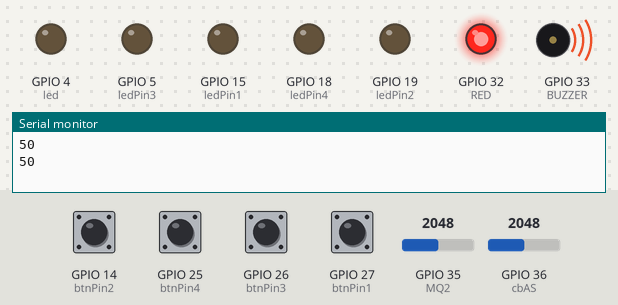
Bench run of a sketch on a simulated ESP32. On the bench: output pins drawn as LEDs (lit = HIGH), buzzer (waves = sounding, pin HIGH), the last lines printed to the serial monitor. Inputs (shaded band) come from the test bench; at power-on: GPIO 14 (btnPin2), GPIO 25 (btnPin4), GPIO 26 (btnPin3), GPIO 27 (btnPin1) HIGH, GPIO 36 (cbAS) = 2048, GPIO 35 (MQ2) = 2048. WiFi joins after 1.5 s; servers stay silent unless stated.

Above: at 3.0 s.
3.1 s: GPIO 36 (cbAS) set to 3221
5.0 s: GPIO 36 (cbAS) set to 3308
At 6.6 s:
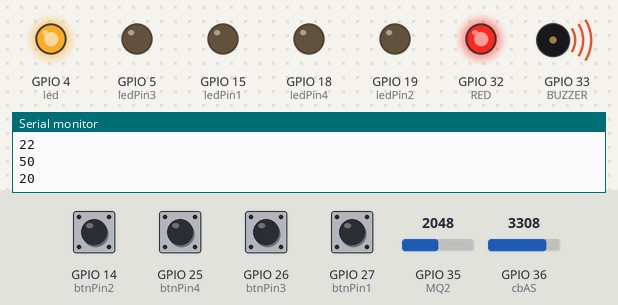
7.3 s: GPIO 14 (btnPin2) pulled LOW for 0.15 s
At 8.4 s:
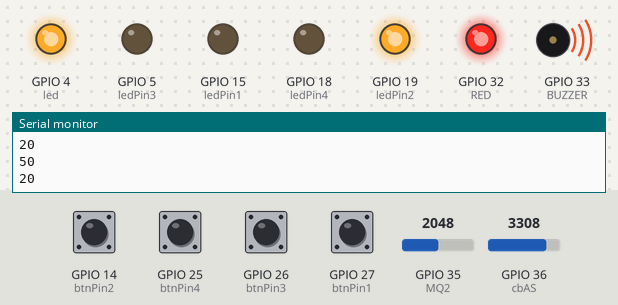
8.9 s: GPIO 35 (MQ2) set to 888
11.0 s: GPIO 35 (MQ2) set to 793
At 12.3 s:
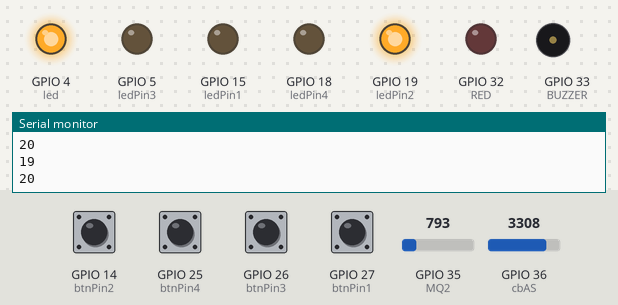
13.3 s: GPIO 25 (btnPin4) pulled LOW for 0.15 s
At 14.2 s:
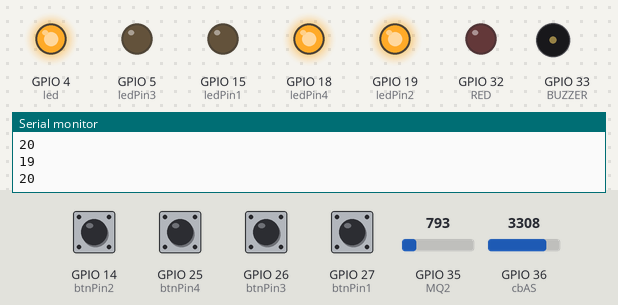
Timing chart, 0 to 15.9 s (numbered marks = the images above; inputs shaded):
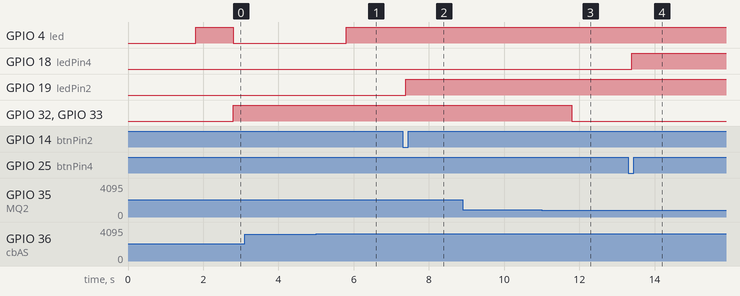

Measured:
- the behaviour switches between 3275 and 3276 on GPIO 36 (cbAS) (found by bisection; images 0 and 1)
- the behaviour switches between 860 and 859 on GPIO 35 (MQ2) (found by bisection; images 2 and 3)
- after the input at 5.0 s, GPIO 4 (led): LOW → HIGH after 0.81 s
- after the input at 7.3 s, GPIO 19 (ledPin2): LOW → HIGH after 0.09 s
- after the input at 11.0 s, GPIO 32 (RED), GPIO 33 (BUZZER): HIGH → LOW after 0.80 s
- after the input at 13.3 s, GPIO 18 (ledPin4): LOW → HIGH after 0.09 s

The sketch:

Code.ino
```cpp
#define BLYNK_TEMPLATE_ID "TMPL6l8l0Rp1Y"
#define BLYNK_TEMPLATE_NAME "MQ2"
#define BLYNK_AUTH_TOKEN "BIGPpTT1to-rCRLwEntgMoAcsyQFq4kL"

#include <WiFi.h>
#include <SPI.h>
#include <WiFiClient.h>
#include <BlynkSimpleEsp32.h>
//#include <AceButton.h>
//using namespace ace_button;
#define BLYNK_PRINT Serial
BlynkTimer timer;
//---------------------------------------
char auth[] = BLYNK_AUTH_TOKEN;
char ssid[] = "LAPTOP-QGB1D019 6978";
char pass[] = "12345678";
//---------------------------------------
//----------CHÂN LED VÀ BUTTON-----------
WidgetLED led1(V1);       //LED BLYNK
WidgetLED led2(V3);
WidgetLED led3(V5);
WidgetLED led4(V7);
const int ledPin1 = 15;    //CHÂN LED
const int ledPin2 = 19;
const int ledPin3 = 5;
const int ledPin4 = 18;
const int btnPin1 = 27;   //CHÂN BUTTON
const int btnPin2 = 14;
const int btnPin3 = 26;
const int btnPin4 = 25;
int ledState1 = LOW;      //TRẠNG THÁI LED
int ledState2 = LOW;
int ledState3 = LOW;
int ledState4 = LOW;
int btnState1 = HIGH;     //TRẠNG THÁI BUTTON
int btnState2 = HIGH;
int btnState3 = HIGH;
int btnState4 = HIGH;
//---------CHÂN CẢM BIẾN ÁNH SÁNG--------
#define cbAS 36
#define led 4
int value;
//-----------CHÂN CẢM BIẾN KHÓI----------
#define MQ2 35
#define RED 32
#define BUZZER 33
int sensorValue = 0;
boolean state = false;
//---------------------------------------
BLYNK_CONNECTED() {
  Blynk.syncVirtual(V2);
  Blynk.syncVirtual(V4);
  Blynk.syncVirtual(V6);
  Blynk.syncVirtual(V8);
}
//---------------------------------------
BLYNK_WRITE(V2) {
  ledState1 = param.asInt();
  if(ledState1)
  {
    digitalWrite(ledPin1, ledState1);
    led1.on();
  }
  else{
    digitalWrite(ledPin1, ledState1);
    led1.off();
  }
}
BLYNK_WRITE(V4) {
  ledState2 = param.asInt();
  if(ledState2)
  {
    digitalWrite(ledPin2, ledState2);
    led2.on();
  }
  else{
    digitalWrite(ledPin2, ledState2);
    led2.off();
  }
}
BLYNK_WRITE(V6) {
  ledState3 = param.asInt();
  if(ledState3)
  {
    digitalWrite(ledPin3, ledState3);
    led3.on();
  }
  else{
    digitalWrite(ledPin3, ledState3);
    led3.off();
  }
}
BLYNK_WRITE(V8) {
  ledState4 = param.asInt();
  if(ledState4)
  {
    digitalWrite(ledPin4, ledState4);
    led4.on();
  }
  else{
    digitalWrite(ledPin4, ledState4);
    led4.off();
  }
}
//---------------------------------------
void setup(){
  Serial.begin(9600);
  Blynk.begin(auth, ssid, pass);
  //
  pinMode(cbAS, INPUT);
  pinMode(led, OUTPUT);
  digitalWrite(led, HIGH);
  //
  pinMode(RED, OUTPUT);
  pinMode(BUZZER, OUTPUT);
  pinMode(MQ2, INPUT);
  digitalWrite(RED, LOW);
  //
  pinMode(ledPin1, OUTPUT);
  pinMode(btnPin1, INPUT_PULLUP);
  digitalWrite(ledPin1, ledState1);
  pinMode(ledPin2, OUTPUT);
  pinMode(btnPin2, INPUT_PULLUP);
  digitalWrite(ledPin2, ledState2);
  pinMode(ledPin3, OUTPUT);
  pinMode(btnPin3, INPUT_PULLUP);
  digitalWrite(ledPin3, ledState3);
  pinMode(ledPin4, OUTPUT);
  pinMode(btnPin4, INPUT_PULLUP);
  digitalWrite(ledPin4, ledState4);
  //
  timer.setInterval(1000L, sendUptime);
}

//CODE CẢM BIẾN KHÓI - KHÍ GAS
void sendUptime()
{
  //--------------------------------------------------
  sensorValue = map(analogRead(MQ2), 0, 4095, 0, 100);
  int doc = analogRead(cbAS);
  value = 100 - map(doc,0, 4095, 0, 100);
  Blynk.virtualWrite(V0, sensorValue);
  Blynk.virtualWrite(V9, value);
  Serial.println(sensorValue);
  Serial.println(value);
  if (sensorValue > 20)
  {
    Blynk.logEvent("gas_alert","Gas Leakage Detected"); //
    digitalWrite(RED, HIGH);
    digitalWrite(BUZZER, HIGH);
  }
  else
  {
    digitalWrite(RED, LOW);
    digitalWrite(BUZZER, LOW);
  }
  //------------------------
  if (value <= 20)
  {
    digitalWrite(led, HIGH);
  }
  else
  {
    digitalWrite(led, LOW);
  }
  timer.setInterval(100L, checkPhysicalButton);
}
void loop()
{
  Blynk.run();
  timer.run();
}
void checkPhysicalButton()
{
  if (digitalRead(btnPin1) == LOW) {
    if (btnState1 != LOW) {
      led1.off();
      // Toggle LED state
      ledState1 = !ledState1;
      digitalWrite(ledPin1, ledState1);
      // Update Button Widget
      Blynk.virtualWrite(V2, ledState1);
      if(ledState1 == HIGH)
      {
        led1.on();
      }
      else{
        led1.off();
      }
    }
    btnState1 = LOW;
  } else {
    btnState1 = HIGH;
  }
  //-------------------------------
  if (digitalRead(btnPin2) == LOW) {
    if (btnState2 != LOW) {
      led2.off();
      // Toggle LED state
      ledState2 = !ledState2;
      digitalWrite(ledPin2, ledState2);
      // Update Button Widget
      Blynk.virtualWrite(V4, ledState2);
      if(ledState2 == HIGH)
      {
        led2.on();
      }
      else{
        led2.off();
      }
    }
    btnState2 = LOW;
  } else {
    btnState2 = HIGH;
  }
  //-------------------------------
  if (digitalRead(btnPin3) == LOW) {
    if (btnState3 != LOW) {
      led3.off();
      // Toggle LED state
      ledState3 = !ledState3;
      digitalWrite(ledPin3, ledState3);
      // Update Button Widget
      Blynk.virtualWrite(V6, ledState3);
      if(ledState3 == HIGH)
      {
        led3.on();
      }
      else{
        led3.off();
      }
    }
    btnState3 = LOW;
  } else {
    btnState3 = HIGH;
  }
  //-------------------------------
  if (digitalRead(btnPin4) == LOW) {
    if (btnState4 != LOW) {
      led4.off();

      // Toggle LED state
      ledState4 = !ledState4;
      digitalWrite(ledPin4, ledState4);

      // Update Button Widget
      Blynk.virtualWrite(V8, ledState4);

      if(ledState4 == HIGH)
      {
        led4.on();
      }
      else{
        led4.off();
      }
    }
    btnState4 = LOW;
  } else {
    btnState4 = HIGH;
  }
}
```
